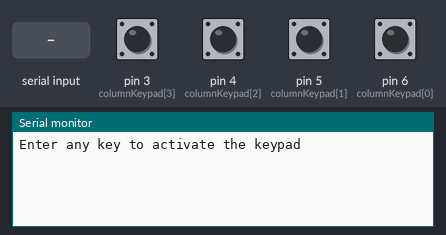
The sketch below on a simulated Arduino Uno, built with avr-gcc and run on an emulated ATmega328P. Parts: the last lines printed to the serial monitor. The test bench sets the inputs (shaded band); at power-on: pin 3 (columnKeypad[3]), pin 4 (columnKeypad[2]), pin 5 (columnKeypad[1]), pin 6 (columnKeypad[0]) HIGH.

Above: at 1.2 s.
1.3 s: "1" received over Serial
At 1.8 s:
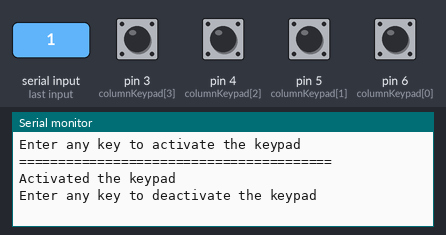
2.8 s: pin 3 (columnKeypad[3]) pulled LOW for 0.15 s
At 3.6 s:
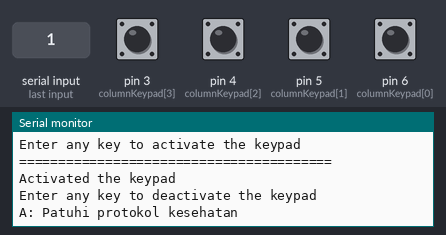
4.4 s: pin 4 (columnKeypad[2]) pulled LOW for 0.15 s
At 5.7 s:
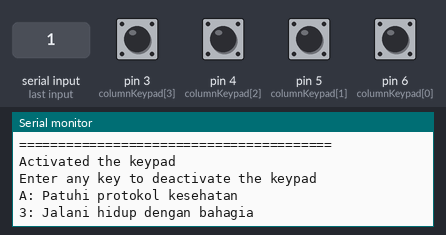
6.0 s: pin 5 (columnKeypad[1]) pulled LOW for 0.15 s
At 7.2 s:
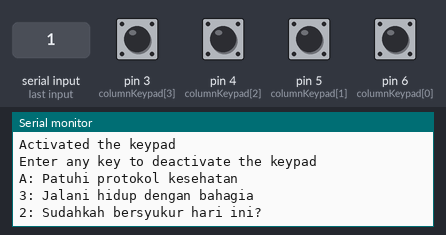
7.6 s: pin 6 (columnKeypad[0]) pulled LOW for 0.15 s
At 8.5 s:
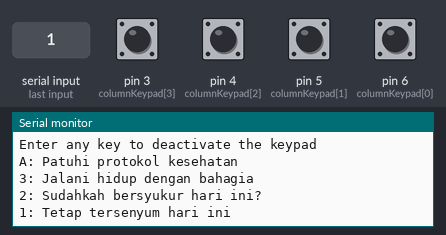

Measured:
- after the input at 1.3 s, the serial monitor: prints a new line at once (image 1)
- after the input at 2.8 s, the serial monitor: prints a new line after 0.15 s (image 2)
- after the input at 4.4 s, the serial monitor: prints a new line after 0.15 s (image 3)
- after the input at 6.0 s, the serial monitor: prints a new line after 0.15 s (image 4)
- after the input at 7.6 s, the serial monitor: prints a new line after 0.15 s (image 5)

The sketch:

sbm_tugas2_45830.ino
```cpp
// Juz'an Nafi Haifa
// 17/410473/TK/45830

const byte rowKeypad[4] = {10, 9, 8, 7}; //connect to the Keypad Row
const byte columnKeypad[4] = {6, 5, 4, 3}; //connect to the Keypad Column

char keys[4][4] = // Keypad char list
{
  {'1', '2', '3', 'A'},
  {'4', '5', '6', 'B'},
  {'7', '8', '9', 'C'},
  {'*', '0', '#', 'D'}
};

byte state = 0; // keypad polling state
char Inbyte; // serialRead state

char PollingKeypad()  // read Keypad input
{
//  Serial.println("OK");
  int i,j;
  for(i=0; i<4; i++){
    digitalWrite(rowKeypad[i], LOW);  //activate row i
    for(j=0; j<4; j++){
      if(digitalRead(columnKeypad[j])==LOW){   // read column j
        delay(10);                              // bouncing filter
        if(digitalRead(columnKeypad[j])==LOW){
          delay(10);                            // bouncing filter
          while(!(digitalRead(columnKeypad[j]))){};
            Serial.println("");
            Serial.print(keys[i][j]);
            Serial.print(": ");
          return keys[i][j]; //return key value as pressed key
          }
      }
    }
    digitalWrite(rowKeypad[i], HIGH); //deactivate row i
  }
  return 'Z';
}

void keypadActivate() {
  char kp = 'Z';
  switch (state) {
    case 0:
      {
        kp = PollingKeypad(); // return keypad state
        switch (kp) {
          case '1':
            state = 1;
            break;
          case '2':
            state = 2;
            break;
          case '3':
            state = 3;
            break;
          case 'A':
            state = 4;
            break;
          case '4':
            state = 5;
            break;
          case '5':
            state = 6;
            break;
          case '6':
            state = 7;
            break;
          case 'B':
            state = 8;
            break;
          case '7':
            state = 9;
            break;
          case '8':
            state = 10;
            break;
          case '9':
            state = 11;
            break;
          case 'C':
            state = 12;
            break;
          case '*':
            state = 13;
            break;
          case '0':
            state = 14;
            break;
          case '#':
            state = 15;
            break;
          case 'D':
            state = 16;
            break;
          default:
            state = 0;
            break;
        }
        break;
      }
    case 1:
      {
        Serial.println("Tetap tersenyum hari ini ");
        state = 0;
        break;
      }
    case 2:
      {
        Serial.println("Sudahkah bersyukur hari ini?");
        state = 0;
        break;
      }
    case 3:
      {
        Serial.println("Jalani hidup dengan bahagia");
        state = 0;
        break;
      }
    case 4:
      {
        Serial.println("Patuhi protokol kesehatan ");
        state = 0;
        break;
      }
    case 5:
      {
        Serial.println("Tetaplah berada di jalan yang lurus");
        state = 0;
        break;
      }
    case 6:
      {
        Serial.println("Sabar, sabar, dan sabar dalam setiap ujian");
        state = 0;
        break;
      }
    case 7:
      {
        Serial.println("Hidup itu bagaikan roda yang berputar");
        state = 0;
        break;
      }
    case 8:
      {
        Serial.println("Pakai masker ketika di luar rumah");
        state = 0;
        break;
      }
    case 9:
      {
        Serial.println("Sisihkan harta untuk bersedekah");
        state = 0;
        break;
      }
    case 10:
      {
        Serial.println("Besok harus lebih baik daripada hari ini");
        state = 0;
        break;
      }
    case 11:
      {
        Serial.println("Jaga kesehatan, pola makan, dan pola tidur");
        state = 0;
        break;
      }
    case 12:
      {
        Serial.println("Cuci tangan dengan air bersih dan sabun");
        state = 0;
        break;
      }
    case 13:
      {
        Serial.println("Jangan menjadi perfeksionis dalam suatu jika memang tidak mampu");
        state = 0;
        break;
      }
    case 14:
      {
        Serial.println("Kendalikan stress");
        state = 0;
        break;
      }
    case 15:
      {
        Serial.println("Jika ada masalah, ungkapkan!");
        state = 0;
        break;
      }
    case 16:
      {
        Serial.println("Jaga jarak ketika kontak fisik");
        state = 0;
        break;
      }
    default:
      state = 0;
      break;
  }
}

void serialFlush() {
  while (Serial.available() > 0) {
    char t = Serial.read();
  }
}

void setup() {
  Serial.begin(9600);         // baudrate 9600 bps
  char i;
  for (i = 0; i < 4; i++) {   //setup Keypad row and column as input
    pinMode(rowKeypad[i], OUTPUT);
    pinMode(columnKeypad[i], INPUT_PULLUP);
    digitalWrite(rowKeypad[i], HIGH);
  }
}

void loop() {
  Serial.println("Enter any key to activate the keypad");
  serialFlush();
  while (!Serial.available()) {} //checking for serial input
  Inbyte = Serial.read();
  switch (Inbyte) {
    default: {   //activate keypad mode
        Serial.println("========================================");
        Serial.println("");
        Serial.println("Activated the keypad");
        Serial.println("Enter any key to deactivate the keypad");

        // each mode it will loop the mode until serial input is inputed
        serialFlush();
        while (!Serial.available()) {
          keypadActivate();
          delay(100);
          Inbyte = Serial.read();
        }
        Serial.println("");
        Serial.println("Deactivated the keypad");
        Serial.println("========================================");
      }
      break;
  }
}
```
